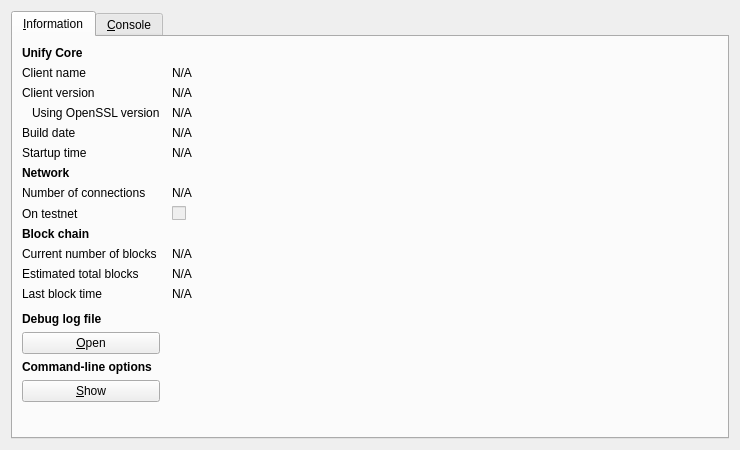
<?xml version="1.0" encoding="UTF-8"?>
<ui version="4.0">
 <class>RPCConsole</class>
 <widget class="QDialog" name="RPCConsole">
  <property name="geometry">
   <rect>
    <x>0</x>
    <y>0</y>
    <width>740</width>
    <height>450</height>
   </rect>
  </property>
  <property name="windowTitle">
   <string>Unify - Debug window</string>
  </property>
  <layout class="QVBoxLayout" name="verticalLayout_2">
   <item>
    <widget class="QTabWidget" name="tabWidget">
     <property name="currentIndex">
      <number>0</number>
     </property>
     <widget class="QWidget" name="tab_info">
      <attribute name="title">
       <string>&amp;Information</string>
      </attribute>
      <layout class="QGridLayout" name="gridLayout" columnstretch="0,1">
       <property name="horizontalSpacing">
        <number>12</number>
       </property>
       <item row="0" column="0">
        <widget class="QLabel" name="label_9">
         <property name="font">
          <font>
           <weight>75</weight>
           <bold>true</bold>
          </font>
         </property>
         <property name="text">
          <string>Unify Core</string>
         </property>
        </widget>
       </item>
       <item row="1" column="0">
        <widget class="QLabel" name="label_5">
         <property name="text">
          <string>Client name</string>
         </property>
        </widget>
       </item>
       <item row="1" column="1">
        <widget class="QLabel" name="clientName">
         <property name="cursor">
          <cursorShape>IBeamCursor</cursorShape>
         </property>
         <property name="text">
          <string>N/A</string>
         </property>
         <property name="textFormat">
          <enum>Qt::PlainText</enum>
         </property>
         <property name="textInteractionFlags">
          <set>Qt::LinksAccessibleByMouse|Qt::TextSelectableByKeyboard|Qt::TextSelectableByMouse</set>
         </property>
        </widget>
       </item>
       <item row="2" column="0">
        <widget class="QLabel" name="label_6">
         <property name="text">
          <string>Client version</string>
         </property>
        </widget>
       </item>
       <item row="2" column="1">
        <widget class="QLabel" name="clientVersion">
         <property name="cursor">
          <cursorShape>IBeamCursor</cursorShape>
         </property>
         <property name="text">
          <string>N/A</string>
         </property>
         <property name="textFormat">
          <enum>Qt::PlainText</enum>
         </property>
         <property name="textInteractionFlags">
          <set>Qt::LinksAccessibleByMouse|Qt::TextSelectableByKeyboard|Qt::TextSelectableByMouse</set>
         </property>
        </widget>
       </item>
       <item row="3" column="0">
        <widget class="QLabel" name="label_14">
         <property name="text">
          <string>Using OpenSSL version</string>
         </property>
         <property name="indent">
          <number>10</number>
         </property>
        </widget>
       </item>
       <item row="3" column="1">
        <widget class="QLabel" name="openSSLVersion">
         <property name="cursor">
          <cursorShape>IBeamCursor</cursorShape>
         </property>
         <property name="text">
          <string>N/A</string>
         </property>
         <property name="textFormat">
          <enum>Qt::PlainText</enum>
         </property>
         <property name="textInteractionFlags">
          <set>Qt::LinksAccessibleByMouse|Qt::TextSelectableByKeyboard|Qt::TextSelectableByMouse</set>
         </property>
        </widget>
       </item>
       <item row="4" column="0">
        <widget class="QLabel" name="label_12">
         <property name="text">
          <string>Build date</string>
         </property>
        </widget>
       </item>
       <item row="4" column="1">
        <widget class="QLabel" name="buildDate">
         <property name="cursor">
          <cursorShape>IBeamCursor</cursorShape>
         </property>
         <property name="text">
          <string>N/A</string>
         </property>
         <property name="textFormat">
          <enum>Qt::PlainText</enum>
         </property>
         <property name="textInteractionFlags">
          <set>Qt::LinksAccessibleByMouse|Qt::TextSelectableByKeyboard|Qt::TextSelectableByMouse</set>
         </property>
        </widget>
       </item>
       <item row="5" column="0">
        <widget class="QLabel" name="label_13">
         <property name="text">
          <string>Startup time</string>
         </property>
        </widget>
       </item>
       <item row="5" column="1">
        <widget class="QLabel" name="startupTime">
         <property name="cursor">
          <cursorShape>IBeamCursor</cursorShape>
         </property>
         <property name="text">
          <string>N/A</string>
         </property>
         <property name="textFormat">
          <enum>Qt::PlainText</enum>
         </property>
         <property name="textInteractionFlags">
          <set>Qt::LinksAccessibleByMouse|Qt::TextSelectableByKeyboard|Qt::TextSelectableByMouse</set>
         </property>
        </widget>
       </item>
       <item row="6" column="0">
        <widget class="QLabel" name="label_11">
         <property name="font">
          <font>
           <weight>75</weight>
           <bold>true</bold>
          </font>
         </property>
         <property name="text">
          <string>Network</string>
         </property>
        </widget>
       </item>
       <item row="7" column="0">
        <widget class="QLabel" name="label_7">
         <property name="text">
          <string>Number of connections</string>
         </property>
        </widget>
       </item>
       <item row="7" column="1">
        <widget class="QLabel" name="numberOfConnections">
         <property name="cursor">
          <cursorShape>IBeamCursor</cursorShape>
         </property>
         <property name="text">
          <string>N/A</string>
         </property>
         <property name="textFormat">
          <enum>Qt::PlainText</enum>
         </property>
         <property name="textInteractionFlags">
          <set>Qt::LinksAccessibleByMouse|Qt::TextSelectableByKeyboard|Qt::TextSelectableByMouse</set>
         </property>
        </widget>
       </item>
       <item row="8" column="0">
        <widget class="QLabel" name="label_8">
         <property name="text">
          <string>On testnet</string>
         </property>
        </widget>
       </item>
       <item row="8" column="1">
        <widget class="QCheckBox" name="isTestNet">
         <property name="enabled">
          <bool>false</bool>
         </property>
         <property name="text">
          <string/>
         </property>
        </widget>
       </item>
       <item row="9" column="0">
        <widget class="QLabel" name="label_10">
         <property name="font">
          <font>
           <weight>75</weight>
           <bold>true</bold>
          </font>
         </property>
         <property name="text">
          <string>Block chain</string>
         </property>
        </widget>
       </item>
       <item row="10" column="0">
        <widget class="QLabel" name="label_3">
         <property name="text">
          <string>Current number of blocks</string>
         </property>
        </widget>
       </item>
       <item row="10" column="1">
        <widget class="QLabel" name="numberOfBlocks">
         <property name="cursor">
          <cursorShape>IBeamCursor</cursorShape>
         </property>
         <property name="text">
          <string>N/A</string>
         </property>
         <property name="textFormat">
          <enum>Qt::PlainText</enum>
         </property>
         <property name="textInteractionFlags">
          <set>Qt::LinksAccessibleByMouse|Qt::TextSelectableByKeyboard|Qt::TextSelectableByMouse</set>
         </property>
        </widget>
       </item>
       <item row="11" column="0">
        <widget class="QLabel" name="label_4">
         <property name="text">
          <string>Estimated total blocks</string>
         </property>
        </widget>
       </item>
       <item row="11" column="1">
        <widget class="QLabel" name="totalBlocks">
         <property name="cursor">
          <cursorShape>IBeamCursor</cursorShape>
         </property>
         <property name="text">
          <string>N/A</string>
         </property>
         <property name="textFormat">
          <enum>Qt::PlainText</enum>
         </property>
         <property name="textInteractionFlags">
          <set>Qt::LinksAccessibleByMouse|Qt::TextSelectableByKeyboard|Qt::TextSelectableByMouse</set>
         </property>
        </widget>
       </item>
       <item row="12" column="0">
        <widget class="QLabel" name="label_2">
         <property name="text">
          <string>Last block time</string>
         </property>
        </widget>
       </item>
       <item row="12" column="1">
        <widget class="QLabel" name="lastBlockTime">
         <property name="cursor">
          <cursorShape>IBeamCursor</cursorShape>
         </property>
         <property name="text">
          <string>N/A</string>
         </property>
         <property name="textFormat">
          <enum>Qt::PlainText</enum>
         </property>
         <property name="textInteractionFlags">
          <set>Qt::LinksAccessibleByMouse|Qt::TextSelectableByKeyboard|Qt::TextSelectableByMouse</set>
         </property>
        </widget>
       </item>
       <item row="13" column="0">
        <spacer name="verticalSpacer_2">
         <property name="orientation">
          <enum>Qt::Vertical</enum>
         </property>
         <property name="sizeHint" stdset="0">
          <size>
           <width>20</width>
           <height>20</height>
          </size>
         </property>
        </spacer>
       </item>
       <item row="14" column="0">
        <widget class="QLabel" name="labelDebugLogfile">
         <property name="font">
          <font>
           <weight>75</weight>
           <bold>true</bold>
          </font>
         </property>
         <property name="text">
          <string>Debug log file</string>
         </property>
        </widget>
       </item>
       <item row="15" column="0">
        <widget class="QPushButton" name="openDebugLogfileButton">
         <property name="toolTip">
          <string>Open the Unify debug log file from the current data directory. This can take a few seconds for large log files.</string>
         </property>
         <property name="text">
          <string>&amp;Open</string>
         </property>
         <property name="autoDefault">
          <bool>false</bool>
         </property>
        </widget>
       </item>
       <item row="16" column="0">
        <widget class="QLabel" name="labelCLOptions">
         <property name="font">
          <font>
           <weight>75</weight>
           <bold>true</bold>
          </font>
         </property>
         <property name="text">
          <string>Command-line options</string>
         </property>
        </widget>
       </item>
       <item row="17" column="0">
        <widget class="QPushButton" name="showCLOptionsButton">
         <property name="toolTip">
          <string>Show the Unify-Qt help message to get a list with possible Unify command-line options.</string>
         </property>
         <property name="text">
          <string>&amp;Show</string>
         </property>
         <property name="autoDefault">
          <bool>false</bool>
         </property>
        </widget>
       </item>
       <item row="18" column="0">
        <spacer name="verticalSpacer">
         <property name="orientation">
          <enum>Qt::Vertical</enum>
         </property>
         <property name="sizeHint" stdset="0">
          <size>
           <width>20</width>
           <height>40</height>
          </size>
         </property>
        </spacer>
       </item>
      </layout>
     </widget>
     <widget class="QWidget" name="tab_console">
      <attribute name="title">
       <string>&amp;Console</string>
      </attribute>
      <layout class="QVBoxLayout" name="verticalLayout_3">
       <property name="spacing">
        <number>3</number>
       </property>
       <item>
        <widget class="QTextEdit" name="messagesWidget">
         <property name="minimumSize">
          <size>
           <width>0</width>
           <height>100</height>
          </size>
         </property>
         <property name="readOnly">
          <bool>true</bool>
         </property>
         <property name="tabKeyNavigation" stdset="0">
          <bool>false</bool>
         </property>
         <property name="columnCount" stdset="0">
          <number>2</number>
         </property>
        </widget>
       </item>
       <item>
        <layout class="QHBoxLayout" name="horizontalLayout">
         <property name="spacing">
          <number>3</number>
         </property>
         <item>
          <widget class="QLabel" name="label">
           <property name="text">
            <string notr="true">&gt;</string>
           </property>
          </widget>
         </item>
         <item>
          <widget class="QLineEdit" name="lineEdit"/>
         </item>
         <item>
          <widget class="QPushButton" name="clearButton">
           <property name="maximumSize">
            <size>
             <width>24</width>
             <height>24</height>
            </size>
           </property>
           <property name="toolTip">
            <string>Clear console</string>
           </property>
           <property name="text">
            <string/>
           </property>
           <property name="icon">
            <iconset resource="../bitcoin.qrc">
             <normaloff>:/icons/remove</normaloff>:/icons/remove</iconset>
           </property>
           <property name="shortcut">
            <string notr="true">Ctrl+L</string>
           </property>
           <property name="autoDefault">
            <bool>false</bool>
           </property>
          </widget>
         </item>
        </layout>
       </item>
      </layout>
     </widget>
    </widget>
   </item>
  </layout>
 </widget>
 <resources>
  <include location="../bitcoin.qrc"/>
 </resources>
 <connections/>
</ui>
